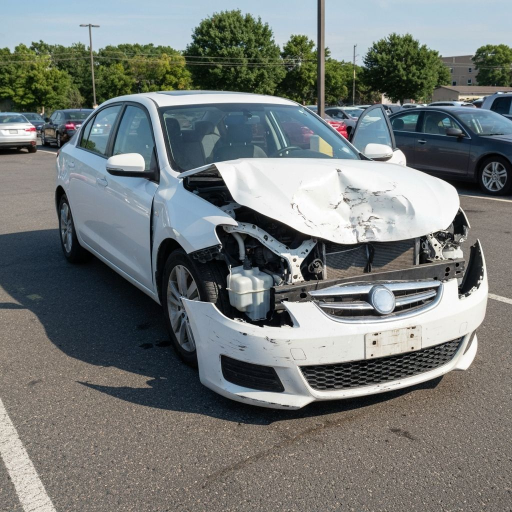
#> input picture test_images/carro_colisao_real.jpg, 1024 x 1024 px (shown at 1/2 size)
$ python -i ai_detector.py   (imports and definitions only)
#> lines starting #> are read from the running program, lines starting #| are printed output that depends on the picture
"""
Detector de Imagens Geradas por IA - Versão Simplificada
Utiliza análise heurística sem dependências pesadas
"""

from PIL import Image, ImageStat, ImageFilter
import statistics

_analysis_cache = {}

def analyze_color_distribution(image: Image.Image) -> dict:
    """
    Analisa distribuição de cores para detectar padrões artificiais

    Args:
        image: Imagem PIL

    Returns:
        dict com métricas de cor
    """

    if image.mode != 'RGB':
        image = image.convert('RGB')

    stats = ImageStat.Stat(image)

    means = stats.mean
    stddevs = stats.stddev

    mean_uniformity = statistics.stdev(means) / (statistics.mean(means) + 1e-10)
    std_uniformity = statistics.stdev(stddevs) / (statistics.mean(stddevs) + 1e-10)

    return {
        "mean_uniformity": mean_uniformity,
        "std_uniformity": std_uniformity,
        "channel_means": means,
        "channel_stddevs": stddevs
    }

def analyze_texture_patterns(image: Image.Image) -> dict:
    """
    Analisa padrões de textura para detectar características de IA

    Args:
        image: Imagem PIL

    Returns:
        dict com métricas de textura
    """

    gray = image.convert('L')

    edges = gray.filter(ImageFilter.FIND_EDGES)
    edge_stats = ImageStat.Stat(edges)


    details = gray.filter(ImageFilter.DETAIL)
    detail_stats = ImageStat.Stat(details)

    sharpness = gray.filter(ImageFilter.SHARPEN)
    sharp_stats = ImageStat.Stat(sharpness)

    return {
        "edge_mean": edge_stats.mean[0],
        "detail_mean": detail_stats.mean[0],
        "sharpness_mean": sharp_stats.mean[0],
        "edge_stddev": edge_stats.stddev[0]
    }

def analyze_spatial_consistency(image: Image.Image) -> dict:
    """
    Analisa consistência espacial da imagem

    Args:
        image: Imagem PIL

    Returns:
        dict com métricas de consistência
    """

    width, height = image.size
    half_w, half_h = width // 2, height // 2

    regions = [
        image.crop((0, 0, half_w, half_h)),
        image.crop((half_w, 0, width, half_h)),
        image.crop((0, half_h, half_w, height)),
        image.crop((half_w, half_h, width, height))
    ]

    region_means = []
    region_stds = []

    for region in regions:
        stats = ImageStat.Stat(region.convert('L'))
        region_means.append(stats.mean[0])
        region_stds.append(stats.stddev[0])

    mean_variation = statistics.stdev(region_means) if len(region_means) > 1 else 0
    std_variation = statistics.stdev(region_stds) if len(region_stds) > 1 else 0

    return {
        "mean_variation": mean_variation,
        "std_variation": std_variation,
        "consistency_score": 1.0 - (mean_variation / (statistics.mean(region_means) + 1e-10))
    }

def predict_ai(image: Image.Image) -> float:
    """
    Prediz a probabilidade de uma imagem ser gerada por IA
    usando análise heurística

    Analisa características como:
    - Padrões de textura irreais
    - Inconsistências em detalhes
    - Distribuição de cores não naturais
    - Uniformidade excessiva

    Args:
        image: Imagem PIL para análise

    Returns:
        float: Probabilidade de ser IA (0.0 = real, 1.0 = IA)
    """

    print("[AI Detector] Executando análise heurística...")

    max_size = 512
    if image.width > max_size or image.height > max_size:
        image.thumbnail((max_size, max_size), Image.Resampling.LANCZOS)

    color_analysis = analyze_color_distribution(image)

    texture_analysis = analyze_texture_patterns(image)

    spatial_analysis = analyze_spatial_consistency(image)

    suspicion_score = 0.0

    if color_analysis["mean_uniformity"] < 0.15:
        suspicion_score += 0.25

    if spatial_analysis["consistency_score"] > 0.95:
        suspicion_score += 0.20

    if texture_analysis["sharpness_mean"] > 140:
        suspicion_score += 0.20

    if texture_analysis["edge_stddev"] < 10:
        suspicion_score += 0.15

    if texture_analysis["detail_mean"] < 100:
        suspicion_score += 0.20

    probability = min(1.0, suspicion_score)

    gray = image.convert('L')
    entropy = gray.entropy()

    if entropy < 6.0:
        probability = min(1.0, probability + 0.15)
    elif entropy > 7.8:
        probability = min(1.0, probability + 0.10)

    print(f"[AI Detector] Probabilidade calculada: {probability:.4f}")

    return probability

>>> from PIL import Image
>>> picture = Image.open('../../test_images/carro_colisao_real.jpg')
#> picture is the input picture: PIL image 1024x1024 RGB; mean R, G, B 116.2, 121.1, 119.4
>>> result = predict_ai(picture)
#> in predict_ai, `image.thumbnail((max_size, max_size), Image.Resampling.LANCZOS)`:
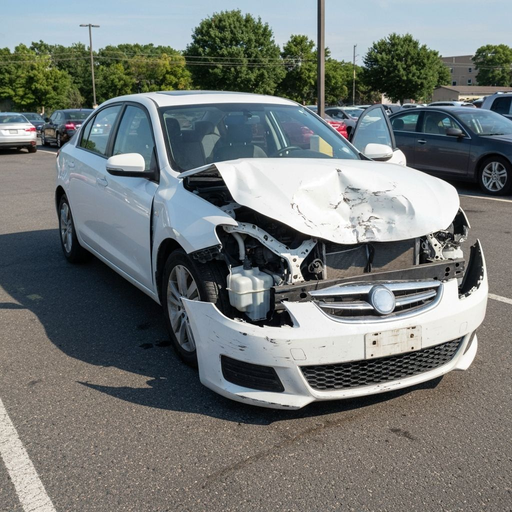
#> image: PIL image 512x512 RGB; mean R, G, B 116.2, 121.1, 119.4
#> in analyze_color_distribution, `means = stats.mean`: means = [116.2, 121.1, 119.4]
#> in analyze_color_distribution, `stddevs = stats.stddev`: stddevs = [67.38, 66.57, 69.81]
#> in analyze_color_distribution, `mean_uniformity = statistics.stdev(means) / (statistics.mean(means) + ..`: mean_uniformity = 0.0211
#> in analyze_color_distribution, `std_uniformity = statistics.stdev(stddevs) / (statistics.mean(stddevs)..`: std_uniformity = 0.0248
#> in predict_ai, `color_analysis = analyze_color_distribution(image)`: color_analysis = {'mean_uniformity': 0.0211, 'std_uniformity': 0.0248, 'channel_means': [116.2, 121.1, 119.4], 'channel_stddevs': [67.38, 66.57, 69.81]}
#> in analyze_texture_patterns, `gray = image.convert('L')`:
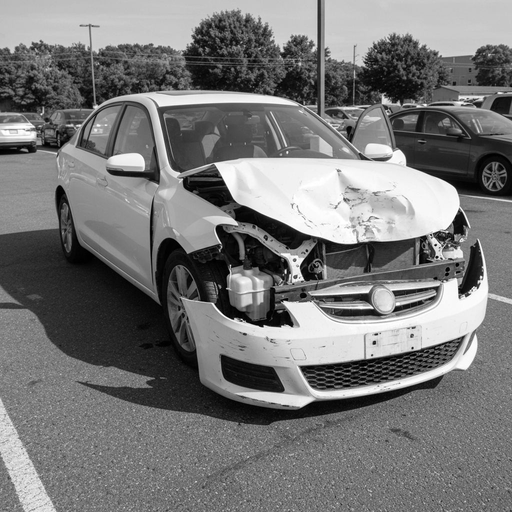
#> gray: PIL image 512x512 L; min 0, max 255, mean 119.4
#> in analyze_texture_patterns, `edges = gray.filter(ImageFilter.FIND_EDGES)`:
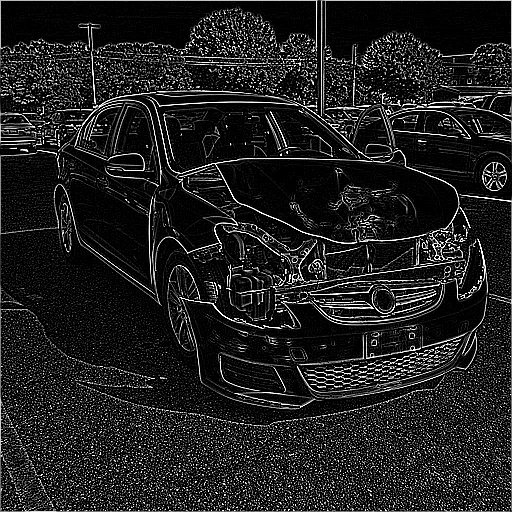
#> edges: PIL image 512x512 L; min 0, max 255, mean 32.2
#> in predict_ai, `texture_analysis = analyze_texture_patterns(image)`: texture_analysis = {'edge_mean': 32.17, 'detail_mean': 119.4, 'sharpness_mean': 119.5, 'edge_stddev': 61.07}
#> the loop in analyze_spatial_consistency, `for region in regions:` made 4 passes
#> after the loop in analyze_spatial_consistency, `for region in regions:`: region_means = [119.4, 137.1, 94.04, 127.1]; region_stds = [63.03, 78.31, 52.9, 62.36]
#> in analyze_spatial_consistency, `mean_variation = statistics.stdev(region_means) if len(region_means) >..`: mean_variation = 18.42
#> in analyze_spatial_consistency, `std_variation = statistics.stdev(region_stds) if len(region_stds) > 1 ..`: std_variation = 10.51
#> in predict_ai, `spatial_analysis = analyze_spatial_consistency(image)`: spatial_analysis = {'mean_variation': 18.42, 'std_variation': 10.51, 'consistency_score': 0.846}
#> in predict_ai, `entropy = gray.entropy()`: entropy = 7.75
#> result = 0.25

$ run again, on test_images/carro_reparado_real.jpg
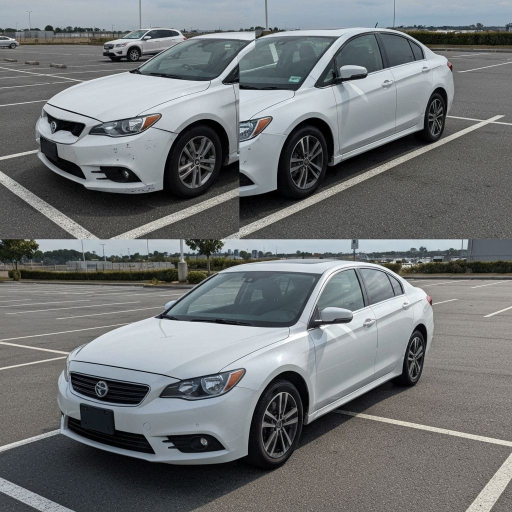
#> input picture test_images/carro_reparado_real.jpg, 1024 x 1024 px (shown at 1/2 size)
#> picture is the input picture: PIL image 1024x1024 RGB; mean R, G, B 112.9, 116.2, 117.6
#> means = [112.9, 116.2, 117.6]
#> stddevs = [56.25, 58.21, 60.22]
#> mean_uniformity = 0.021
#> std_uniformity = 0.0341
#> color_analysis = {'mean_uniformity': 0.021, 'std_uniformity': 0.0341, 'channel_means': [112.9, 116.2, 117.6], 'channel_stddevs': [56.25, 58.21, 60.22]}
#> in analyze_texture_patterns, `edges = gray.filter(ImageFilter.FIND_EDGES)`:
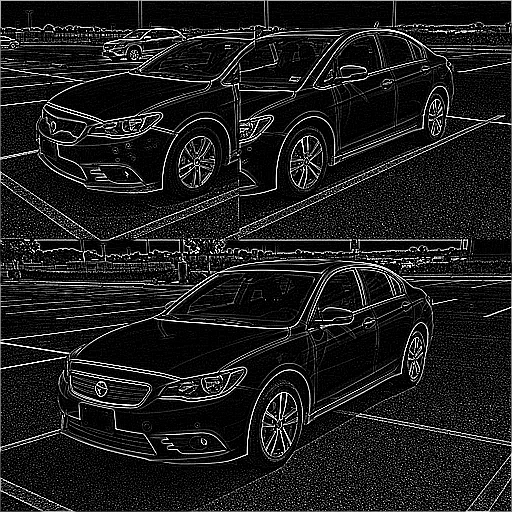
#> edges: PIL image 512x512 L; min 0, max 255, mean 29.2
#> in analyze_texture_patterns, `sharpness = gray.filter(ImageFilter.SHARPEN)`:
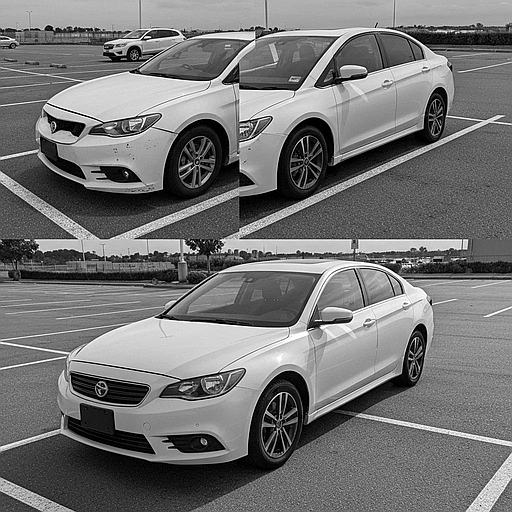
#> sharpness: PIL image 512x512 L; min 0, max 255, mean 115.7
#> texture_analysis = {'edge_mean': 29.18, 'detail_mean': 115.5, 'sharpness_mean': 115.7, 'edge_stddev': 57.79}
#> the loop in analyze_spatial_consistency, `for region in regions:` made 4 passes
#> after the loop in analyze_spatial_consistency, `for region in regions:`: region_means = [118.8, 114.8, 104.7, 123.3]; region_stds = [62.48, 54.93, 60.2, 51.11]
#> mean_variation = 7.93
#> std_variation = 5.14
#> spatial_analysis = {'mean_variation': 7.93, 'std_variation': 5.14, 'consistency_score': 0.931}
#> entropy = 7.74
#> result = 0.25

$ run again, on test_images/carro_suspeito_ia.jpg
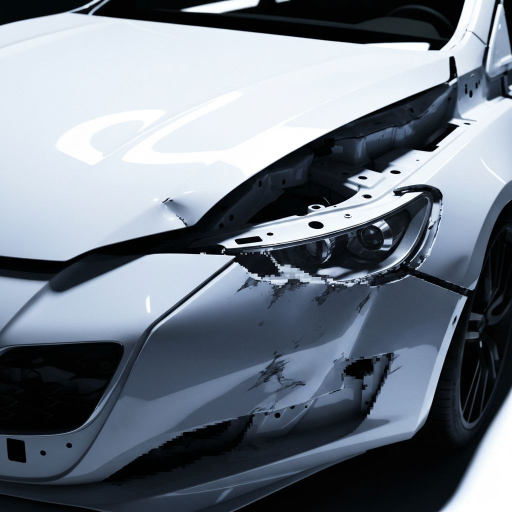
#> input picture test_images/carro_suspeito_ia.jpg, 1024 x 1024 px (shown at 1/2 size)
#> picture is the input picture: PIL image 1024x1024 RGB; mean R, G, B 114.2, 122.7, 133.5
#> in predict_ai, `image.thumbnail((max_size, max_size), Image.Resampling.LANCZOS)`:
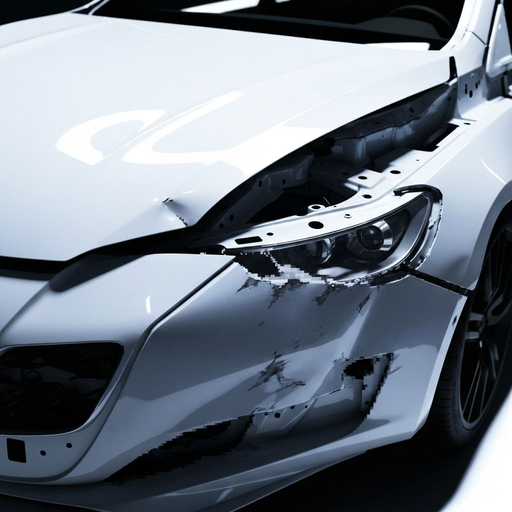
#> image: PIL image 512x512 RGB; mean R, G, B 114.3, 122.7, 133.5
#> means = [114.3, 122.7, 133.5]
#> stddevs = [95.56, 96.87, 98.4]
#> mean_uniformity = 0.078
#> std_uniformity = 0.0147
#> color_analysis = {'mean_uniformity': 0.078, 'std_uniformity': 0.0147, 'channel_means': [114.3, 122.7, 133.5], 'channel_stddevs': [95.56, 96.87, 98.4]}
#> in analyze_texture_patterns, `edges = gray.filter(ImageFilter.FIND_EDGES)`:
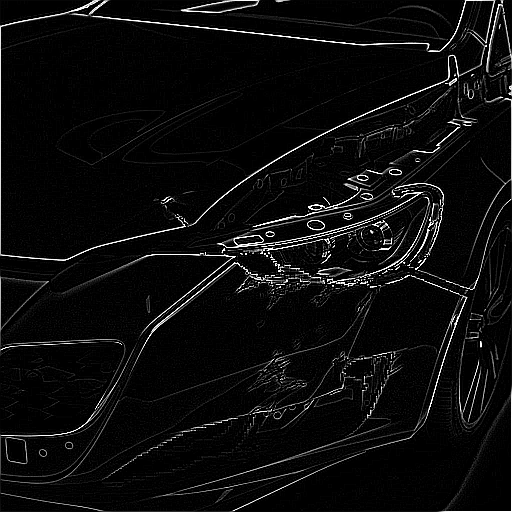
#> edges: PIL image 512x512 L; min 0, max 255, mean 12.3
#> texture_analysis = {'edge_mean': 12.26, 'detail_mean': 121.5, 'sharpness_mean': 121.7, 'edge_stddev': 39.88}
#> the loop in analyze_spatial_consistency, `for region in regions:` made 4 passes
#> after the loop in analyze_spatial_consistency, `for region in regions:`: region_means = [199.6, 135.1, 78.73, 72.23]; region_stds = [80.99, 103.1, 69.54, 68.83]
#> mean_variation = 59.28
#> std_variation = 15.98
#> spatial_analysis = {'mean_variation': 59.28, 'std_variation': 15.98, 'consistency_score': 0.512}
#> entropy = 7.3
#> result = 0.25
